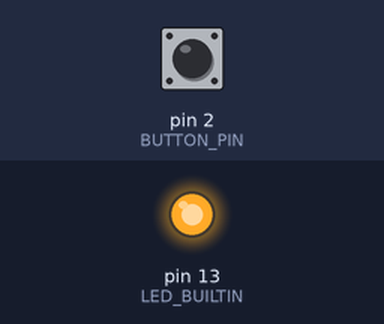
The sketch below on a simulated Arduino Uno, built with avr-gcc and run on an emulated ATmega328P. Shown: output pins drawn as LEDs (lit = HIGH). The test bench sets the inputs (shaded band); at power-on: pin 2 (BUTTON_PIN) HIGH.

Above: at 0.02 s.
At 2.5 s:
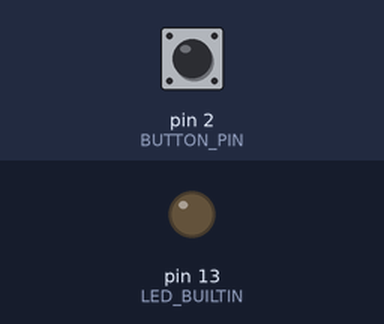
Timing chart, 0 to 6.0 s (numbered marks = the images above):
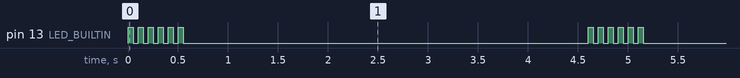

The sketch:

LowPower_AVR.ino
```cpp
/*
  AVR boards power management

  - idle()       in idle mode, the clock signal for both CPU and flash is
                 disabled, while the ADC, timers, SPI, USART and I2C can be
                 enabled or disabled.

  - powerDown()  this is the lowest current consumption state. Only ADC and
                 the Brown Out Detector (BOD) can optionally be enabled.

  - If external modules and sensors are used, put them to sleep before
    the MCU.

  - Hint for boards with native USB support:
    to upload a new sketch when in low power mode, press and hold the reset
    button, hit the Upload button and only release the reset button after
    you see the "Uploading..." message.

*/
#include "LowPower.h" // Low-Power by Rocket Scream Electronics

const byte BUTTON_PIN = 2;

void wakeUp()
{
  // Handler for the pin interrupt.
}

void setup()
{
  // Pin modes
  pinMode(LED_BUILTIN, OUTPUT);
  pinMode(BUTTON_PIN, INPUT_PULLUP);

  // Attach interrupt
  attachInterrupt(digitalPinToInterrupt(BUTTON_PIN), wakeUp, FALLING); // FALLING, RISING, and CHANGE
}

void loop()
{
  // Flash LED
  for (int i = 0 ; i < 6 ; i++)
  {
    digitalWrite(LED_BUILTIN, HIGH);
    delay(50);
    digitalWrite(LED_BUILTIN, LOW);
    delay(50);
  }

  // Enter low power
  // SLEEP_15MS,SLEEP_30MS,SLEEP_60MS,SLEEP_120MS,SLEEP_250MS,SLEEP_500MS,
	// SLEEP_1S,SLEEP_2S,SLEEP_4S,SLEEP_8S,SLEEP_FOREVER
  // Note: for sleeps longer than 8 sec use a loop.
  LowPower.powerDown(SLEEP_4S, ADC_OFF, BOD_OFF); // sleep for 4 sec or wake-up with the button
  //LowPower.powerDown(SLEEP_FOREVER, ADC_OFF, BOD_OFF); // infinite sleep, only wake-up with the button
}
```

Measured:
- by itself, pin 13 (LED_BUILTIN): repeats every 4.6 s: 5 × (LOW 0.05 s, HIGH 0.05 s), LOW 4.1 s, HIGH 0.05 s
- by itself, everything shown: repeats every 4.6 s, in 12 steps
